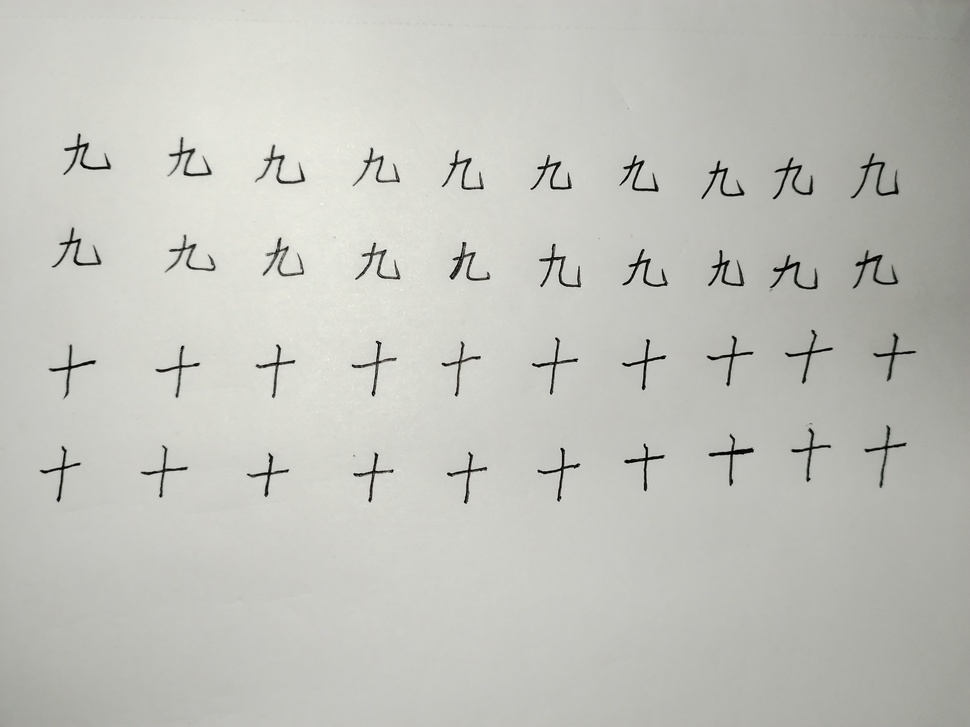
#> input picture test4/pic/words3.jpg, 970 x 727 px, shrunk from 4096 x 3072 before the run, found by its file name
$ python enhance.py
#> lines starting #> are read from the running program, lines starting #| are printed output that depends on the picture; after the words box and inside, x2 and y2 are one past the last pixel; in counts of white or black regions, pixels touching at a corner belong together
import cv2
import numpy as np

# 读取图像
image = cv2.imread('E:/20212333Python\demo09_AnalisisData/test4\pic\words3.jpg')
#> image is the input picture: shape (727, 970, 3); mean B, G, R 188.2, 194.5, 193.6

# 对比度增强
alpha = 1.5  # 对比度增强参数，可根据需要调整
image = cv2.convertScaleAbs(image, alpha=alpha, beta=0)
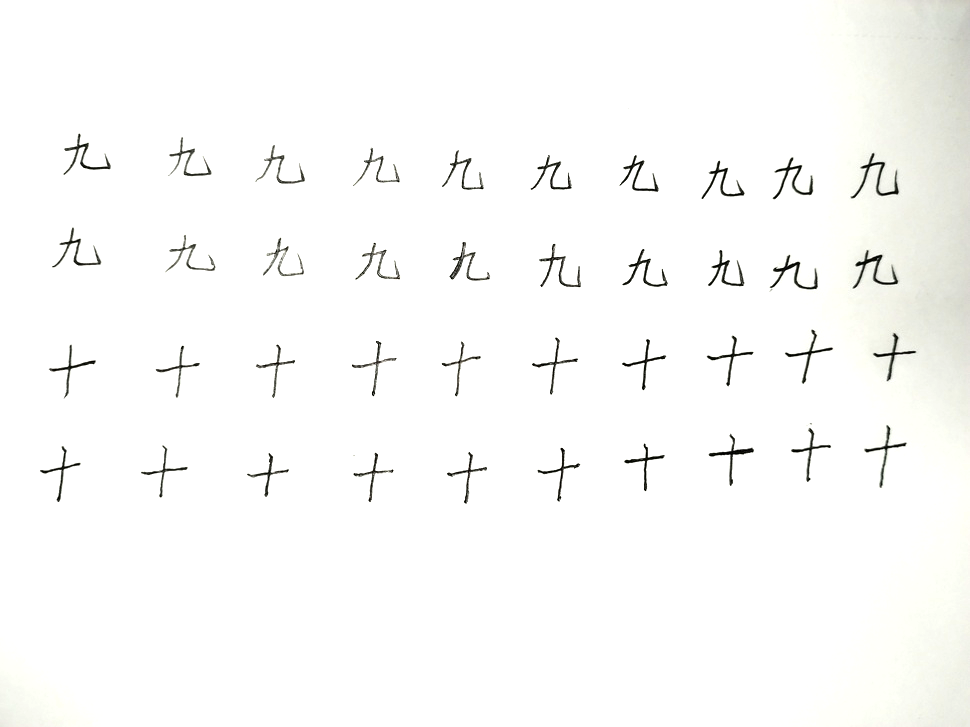
#> image: shape (727, 970, 3); mean B, G, R 249.6, 250.8, 250.6

# 亮度增强
beta = 30  # 亮度增强参数，可根据需要调整
image = cv2.convertScaleAbs(image, alpha=1, beta=beta)
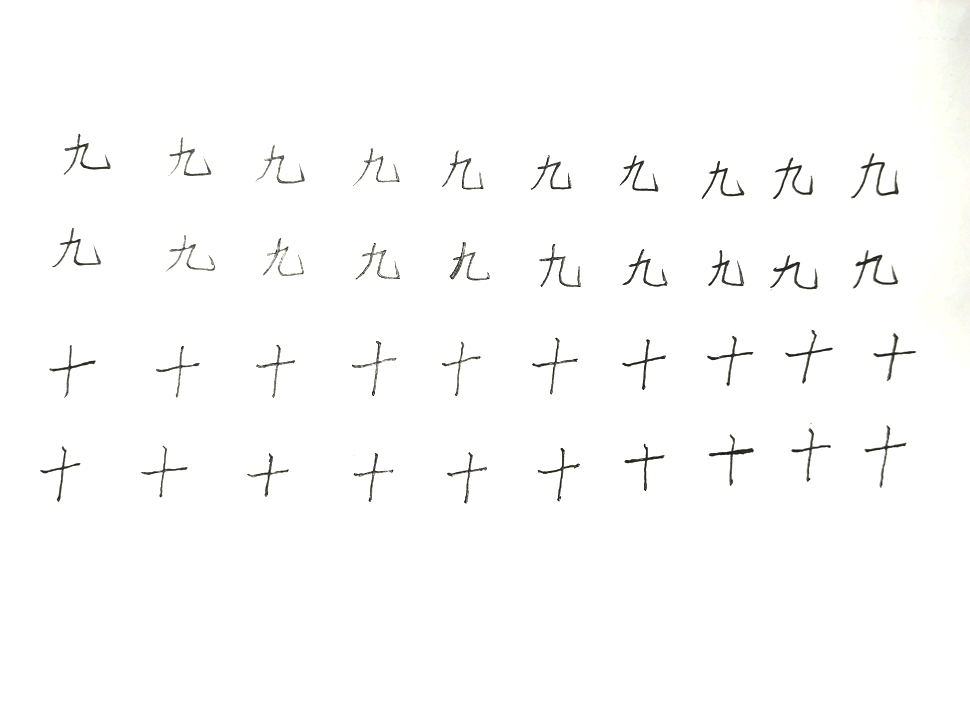
#> image: shape (727, 970, 3); mean B, G, R 252.2, 252.6, 252.5

# 灰度化
gray_image = cv2.cvtColor(image, cv2.COLOR_BGR2GRAY)

# 二值化
_, binary_image = cv2.threshold(gray_image, 0, 255, cv2.THRESH_BINARY | cv2.THRESH_OTSU)
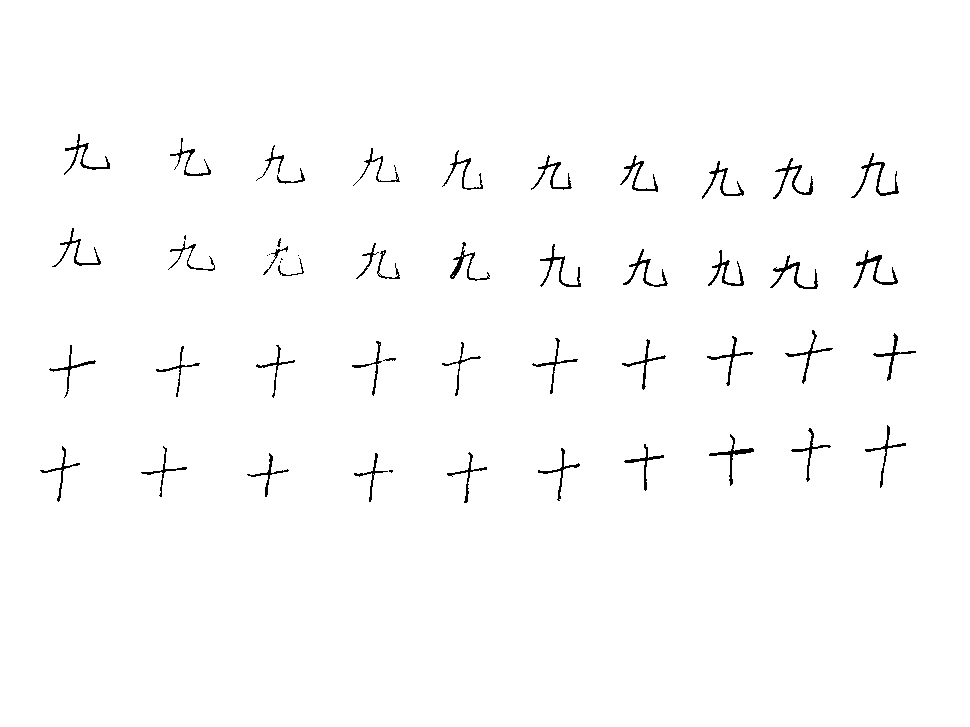
#> binary_image: shape (727, 970); 98.7% white; black in thin lines or dots, all inside (x1, y1, x2, y2) = (40, 134, 916, 503)

# 锐化
sharpening_filter = np.array([[-1, -1, -1],
                              [-1, 9, -1],
                              [-1, -1, -1]])  # 锐化滤波器
sharpened_image = cv2.filter2D(binary_image, -1, sharpening_filter)

# 显示原始图像和增强后的图像
cv2.imshow('Original Image', image)
cv2.imshow('Enhanced Image', sharpened_image)
cv2.waitKey(0)
cv2.destroyAllWindows()
cv2.imwrite('E:/20212333Python\demo09_AnalisisData/test4\pic/'+ "enhance3" +'.png', binary_image)

$ run again, with test4/pic/words.jpg copied over test4/pic/words3.jpg
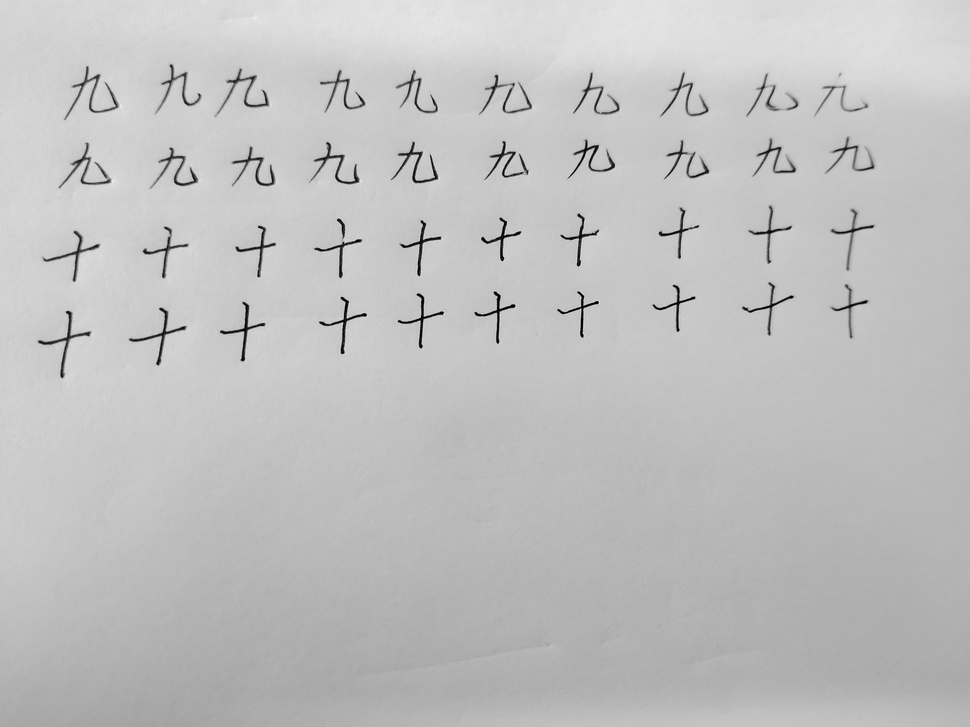
#> input picture test4/pic/words.jpg, 970 x 727 px, shrunk from 4096 x 3072 before the run, found by its file name
#> image is the input picture: shape (727, 970, 3); mean B, G, R 192, 192, 192
#> `image = cv2.convertScaleAbs(image, alpha=alpha, beta=0)`:
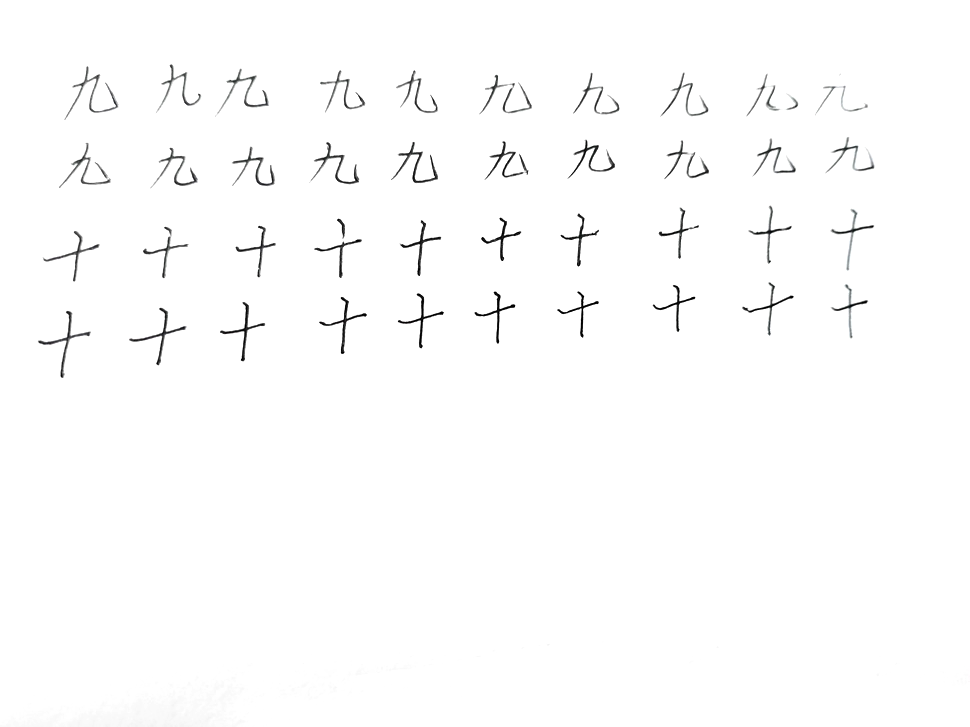
#> image: shape (727, 970, 3); mean B, G, R 252.4, 252.4, 252.3
#> `_, binary_image = cv2.threshold(gray_image, 0, 255, cv2.THRESH_BINARY ..`:
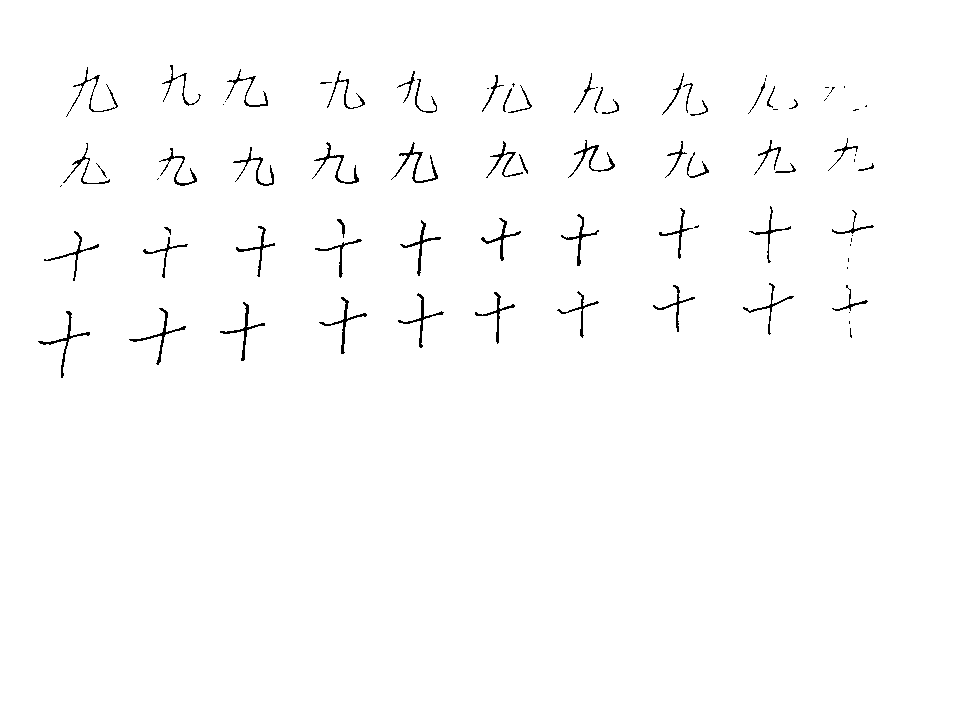
#> binary_image: shape (727, 970); 98.8% white; black in thin lines or dots, all inside (x1, y1, x2, y2) = (38, 65, 874, 378)
